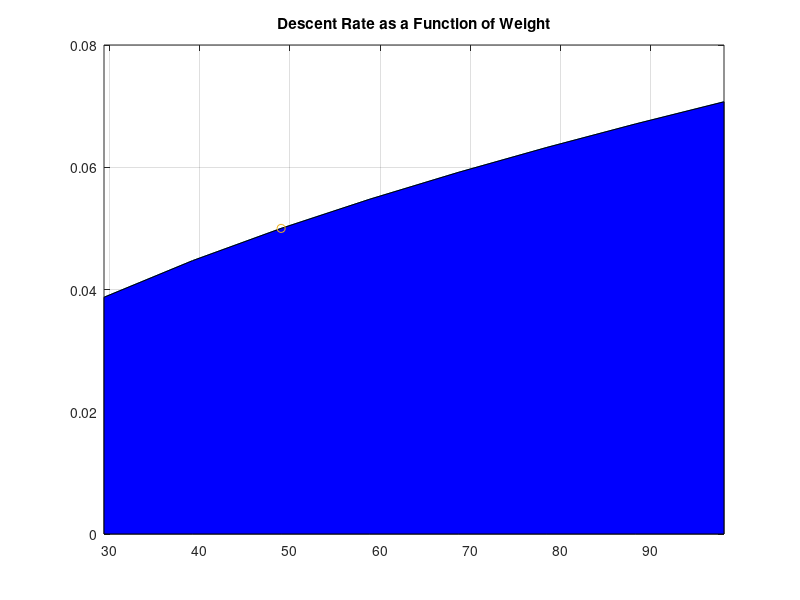

Write MATLAB code to recreate this figure.
clc;
clear;
close all;
%%
% g: 9.81 m/s^2
% m: mass (input)
% ro: 1.225 kg/m^3 (density of air at sea level)
% Cd: coefficient of drag (input) (assumed 0.7 for now)
 
g = 9.81;
ro = 1.225;
m = input('Dry mass of rocket: ','s');
while isempty(m) || isnan(str2double((m))) || str2double(m) < 0
    fprintf('Error ! Enter a valid input\n');
    m = input('Dry mass of rocket: ','s');
end
m = str2num(m);

Cd = input('Coefficient of drag: ','s');
while isempty(Cd) || isnan(str2double((Cd))) || str2double(Cd) < 0
    fprintf('Error ! Enter a valid input\n');
    Cd = input('Coefficient of drag: ','s');
end
Cd = str2num(Cd);
fprintf('\n\n')
%% Main Parachute Dimensions
% D: diameter (output)
% v: descent velocity (input)

fprintf('-------------------------- Main chute -------------------------- \n');
v = input('Descent velocity: ','s');
while isempty(v) || isnan(str2double((v))) || str2double(v) < 0
    fprintf('Error ! Enter a valid input\n');
    v = input('Descent velocity: ','s');
end
v = str2num(v);

D = (sqrt((8*m*g)/(pi*ro*Cd*v^2)))*10^2;

% Drag Force
% Fd: force of drag (output)
% Fg: weight of rocket
% ro: 1.225 kg/m^3 (density of air at sea level
% Cd: coefficient of drag (input) (assumed 0.7 for now)
% A: area of rocket (output)
% D: diameter
% v: descent velocity (input)

A = (2*m*g)/(ro*Cd*v^2);

Fd = 0.5*ro*Cd*A*v^2;

Fg = m*9.81;

% Output
fprintf('\n----------------------------------------------------------------- \n');
fprintf('Parachute Diameter: %.2f \n', D);
fprintf('Parachute Area: %.2f \n', A);
fprintf('Rocket Weight %.2f \n', Fg);
fprintf('Drag Force %.2f  (should equal weight of rocket)\n\n\n', Fd);
%fprintf('----------------------------------------------------------------- \n\n');

%% Drogue chute
fprintf('-------------------------- Drogue chute -------------------------- \n');

v = input('Descent velocity: ','s');
while isempty(v) || isnan(str2double((v))) || str2double(v) < 0
    fprintf('Error ! Enter a valid input\n');
    v = input('Descent velocity: ','s');
end
v = str2num(v);


D = (sqrt((8*m*g)/(pi*ro*Cd*v^2)))*10^2;

% Drag Force
% Fd: force of drag (output)
% Fg: weight of rocket
% ro: 1.225 kg/m^3 (density of air at sea level
% Cd: coefficient of drag (input) (assumed 0.7 for now)
% A: area of rocket (output)
% D: diameter
% v: descent velocity (input)

A = (2*m*g)/(ro*Cd*v^2);

Fd = 0.5*ro*Cd*A*v^2;

%output
fprintf('Parachute Diameter: %.2f \n', D);
fprintf('Parachute Area: %.2f \n', A);
fprintf('Drag Force %.2f  \n\n\n', Fd);

%% Shock Chord

fprintf('-------------------------- Shock Chord -------------------------- \n');
% L: Rocket Length
% C: Chord length 
% (to prevent smacking)
% NC: Nose cone length (based off of chord length)
% BC: Body length (based off of chord length)

L = input('Rocket length (in meters): \n');
C = L*3;
NC = C/3;
BC = C-C/3;

% Output
fprintf('Chord Length (in meters): %.2f \n',C);
fprintf('Nose Cone Length (in meters) (based off ratio): %.2f \n',NC);
fprintf('Body length (in meters) (base off ratio): %.2f \n',BC);

%% Parachute Descent Rate Plot

m_plot = (round(m/2):m*2);
v_desc = sqrt((8*m_plot*g)/(pi*ro*Cd*D^2));

plot(m_plot*g,v_desc);
hold on;
grid on;
area(m_plot*g,v_desc,'FaceColor', 'blue');
plot(m*g,sqrt((8*m*g)/(pi*ro*Cd*D^2)),'o');
title('Descent Rate as a Function of Weight');

xlim([m_plot(1)*g, m_plot(end)*g]);

%% Black Powder
%F: Force to break shear pins
%V: Volume of rocket
%T: Ignition tempurature 
%R: Gas constant (8.3145 J*mol^-1*K^-1)
%M: Mass of black powder

%fix units
F = input('What is the maximum shear force of the shear pins? ');

V = ((pi*D^2)/4)*3;

T = input('What is the ignition tempurature of the black powder? ');

R = 8.3145;

M = ((F*V)/(A*R*T));

fprintf('Mass of black powder (in kg?): %.2f ',M);
